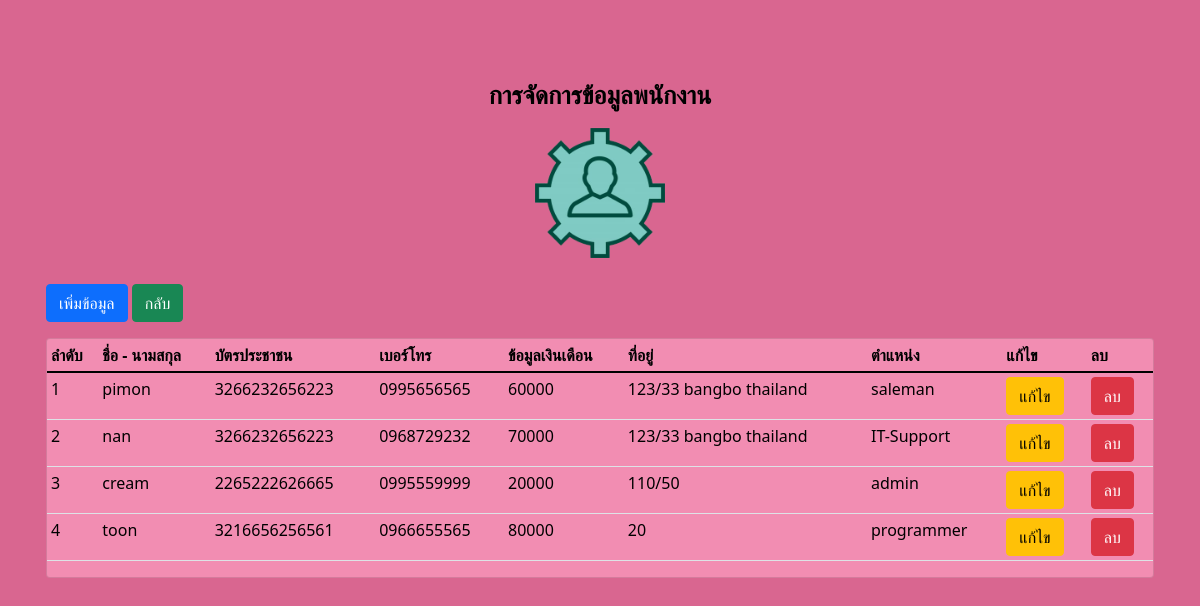
/position.php, run on the app's committed database.
### tables this page shows
CREATE TABLE `tb_employee` (
  `emy_id` int(11) NOT NULL,
  `emy_name` varchar(255) NOT NULL,
  `emy_card` varchar(255) NOT NULL,
  `emy_tel` varchar(255) NOT NULL,
  `emy_salary` varchar(255) NOT NULL,
  `emy_address` varchar(255) NOT NULL,
  `emy_position` varchar(255) NOT NULL
);

### position.php (the view, shortened to what this page needs)
<!DOCTYPE html>
<html lang="en">
<head>
    <link href="https://cdn.jsdelivr.net/npm/bootstrap@5.1.3/dist/css/bootstrap.min.css" rel="stylesheet">
</head>
<body class="text-black " style="background-color:#D96690" >
    <div class="container p-3 mb-2  text-black mt-5" >
        <div class="row">
            <div class="col-md-12 mt-3 ">
                <h1 class="text-center t1">การจัดการข้อมูลพนักงาน</h1>
                <center><img src="position-removebg-preview.png" alt="position-removebg-preview" width="150" height="150"></center>
                <a href="" data-toggle="modal" data-target="#exampleModalCenter"  class="btn btn-primary my-3">เพิ่มข้อมูล</a>
                <a href="index.php" class="btn btn-success">กลับ</a>
                <div class="card"  style="background-color:#F28DB2;">
                <table class="table  table-sm text-black" id="table1" >
                <thead>
                <tr>
                    <th scope="col">ลำดับ</th>
                    <th scope="col">ชื่อ - นามสกุล</th>
                    <th scope="col">บัตรประชาชน</th>
                    <th scope="col">เบอร์โทร</th>
                    <th scope="col">ข้อมูลเงินเดือน</th>
                    <th scope="col">ที่อยู่</th>
                    <th scope="col">ตำแหน่ง</th>
                    <th scope="col">แก้ไข</th>
                    <th scope="col">ลบ</th>
                </tr>
                </thead>
                <tbody>
                <?PHP
                    include('connect_db.php');
                    $sql = "SELECT * FROM tb_employee order by emy_id ASC";
                    $query = mysqli_query($connection,$sql);
                    $i = 1;
                    while ($row = mysqli_fetch_array($query)){
                    ?>
                <tr>
                    <td><?PHP echo $i;?></td>
                    <td><?PHP echo $row['emy_name'];?></td>
                    <td><?PHP echo $row['emy_card'];?></td>
                    <td><?PHP echo $row['emy_tel'];?></td>
                    <td><?PHP echo $row['emy_salary'];?></td>
                    <td><?PHP echo $row['emy_address'];?></td>
                    <td><?PHP echo $row['emy_position'];?></td>
                    <td><a href="form_edit_employee.php?id=<?PHP echo $row['emy_id'];?>" class="btn btn-warning">แก้ไข</a></td>
                    <td><button type="button" class="btn btn-danger" data-bs-toggle="modal" data-bs-target="#staticBackdrop<?php echo $i;  ?>">
                    ลบ
                    </button>
                  </td>
                </tr>
                <?PHP $i++; }?>
                </tbody>
            </table>
            </div>
            </div>
        </div>
    </div>
</body>
</html>

### position.php (style rules this page uses)
.t1 { font-family: 'Kanit', sans-serif; font-size: 25px; font-weight: bold; }

### data on the page
tb_employee: emy_name "pimon", emy_card "3266232656223", emy_tel "0995656565", emy_salary "60000", emy_address "123/33 bangbo thailand", emy_position "saleman"
tb_employee: emy_name "nan", emy_card "3266232656223", emy_tel "0968729232", emy_salary "70000", emy_address "123/33 bangbo thailand", emy_position "IT-Support"
tb_employee: emy_name "cream", emy_card "2265222626665", emy_tel "0995559999", emy_salary "20000", emy_address "110/50", emy_position "admin"
tb_employee: emy_name "toon", emy_card "3216656256561", emy_tel "0966655565", emy_salary "80000", emy_address "20", emy_position "programmer"
